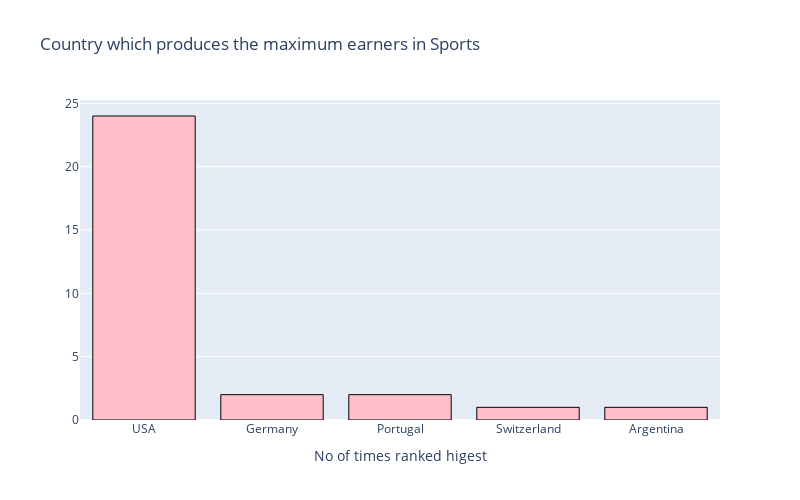

Notebook cell for this chart:
### Markdown cell above
## Country which produces the maximum earners in Sports

### Code cell
counts_top = Top_paid_each_year['Nationality'].value_counts().to_frame()


trace = go.Bar(
                    x = counts_top.index,
                    y = counts_top['Nationality'] ,
                    orientation='v',
                    marker = dict(color='pink',
                                 line=dict(color='black',width=1)),
                    )
data = [trace]
layout = go.Layout(barmode = "group",title='Country which produces the maximum earners in Sports',width=800, height=500, 
                       xaxis= dict(title='No of times ranked higest'),
                       #yaxis=dict(autorange="reversed"),
                       showlegend=False)
fig = go.Figure(data = data, layout = layout)
iplot(fig)

### Figure 1 — Plotly figure (JSON) as saved in the notebook; plotly's stock layout.template omitted (floating-point values rounded to 4 significant figures)
{"data": [{"marker": {"color": "pink", "line": {"color": "black", "width": 1}}, "orientation": "v", "type": "bar", "x": ["USA", "Germany", "Portugal", "Switzerland", "Argentina"], "y": [24, 2, 2, 1, 1]}], "layout": {"barmode": "group", "height": 500, "showlegend": false, "title": {"text": "Country which produces the maximum earners in Sports"}, "width": 800, "xaxis": {"title": {"text": "No of times ranked higest"}}}}
